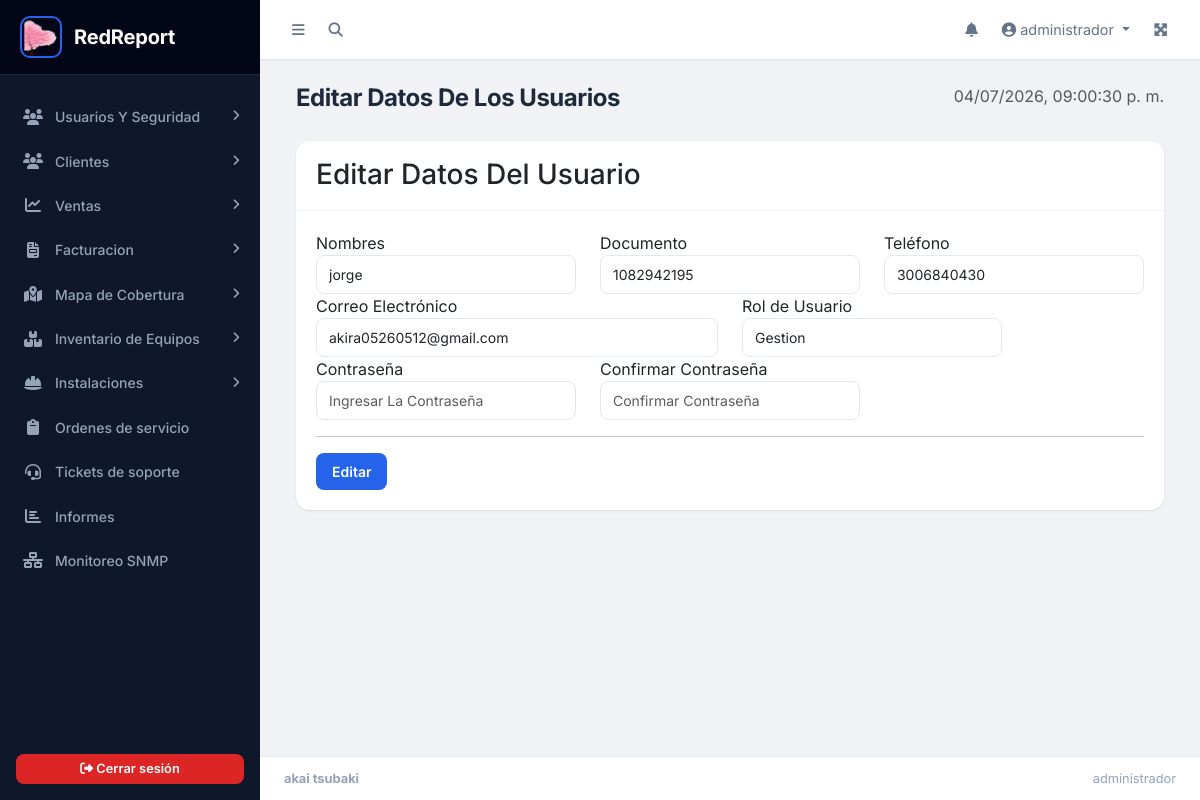
Page /usuarios/editar.php?id_usuario=3 (signed in) on the committed database.
### tables this page shows
CREATE TABLE `tb_usuarios` (
  `id_usuario` int(11) NOT NULL,
  `nombre` varchar(50) NOT NULL,
  `documento` varchar(50) NOT NULL,
  `telefono` varchar(50) NOT NULL,
  `email` varchar(100) NOT NULL,
  `password` varchar(255) NOT NULL,
  `id_rol` int(11) NOT NULL,
  `token_reset` varchar(255) NOT NULL,
  `token_expira` varchar(50) NOT NULL,
  `fh_creasion` datetime NOT NULL DEFAULT current_timestamp(),
  `intentos_fallidos` int(11) NOT NULL DEFAULT 0,
  `bloqueado_hasta` datetime DEFAULT NULL
);

CREATE TABLE `tb_rol` (
  `id_rol` int(11) NOT NULL,
  `nombre_rol` varchar(50) NOT NULL,
  `fh_creasion` datetime NOT NULL DEFAULT current_timestamp()
);

### usuarios/ver_usuarios_controles.php (called while the page is built, shortened)
<?php
include('../app/config/conexion.php');
$id_usuario_get = $_GET['id_usuario'] ?? null;
if ($id_usuario_get) {
    $sql_usuarios = "
        SELECT u.*, r.nombre_rol
        FROM tb_usuarios u
        JOIN tb_rol r ON u.id_rol = r.id_rol
        WHERE u.id_usuario = :id_usuario
    ";
    $query_usuarios = $pdo->prepare($sql_usuarios);
    $query_usuarios->execute([':id_usuario' => $id_usuario_get]);
    $usuarios_datos = $query_usuarios->fetch(PDO::FETCH_ASSOC);
    if ($usuarios_datos) {
        $nombre = $usuarios_datos['nombre'];
        $documento = $usuarios_datos['documento'];
        $telefono = $usuarios_datos['telefono'];
        $email = $usuarios_datos['email'];
        $id_rol = $usuarios_datos['id_rol'];
    } else {
        echo "Usuario no encontrado.";
        exit;
    }
    $sql_roles = "SELECT * FROM tb_rol";
    $query_roles = $pdo->prepare($sql_roles);
    $query_roles->execute();
    $roles_datos = $query_roles->fetchAll(PDO::FETCH_ASSOC);
} else {
    echo "ID de usuario no proporcionado.";
    exit;
}

### usuarios/editar.php (the view, shortened to what this page needs)
<?php
include('../sesion.php');
include('../parte1.php');
include('ver_usuarios_controles.php');
?>
<div class="content-wrapper">
  <div class="content-header">
    <div class="container-fluid">
      <div class="row mb-2">
        <div class="col-sm-6">
          <h1 class="m-0">Editar Datos De Los Usuarios</h1>
        </div>
        <div class="col-sm-6 text-end">
          <span id="fechaHora" class="text-muted"></span>
        </div>
      </div>
    </div>
  </div>
  <div class="content">
    <div class="container-fluid">
      <div class="row">
        <div class="col-md-12">
          <div class="card">
            <div class="card-header">
              <h3 class="card-title">Editar Datos Del Usuario</h3>
            </div>
            <div class="card-body">
              <form action="actualizar_usuarios_controles.php" method="POST">
                <div class="row">
                  <div class="col-md-4">
                    <div class="form-group">
                      <label>Nombres</label>
                      <input type="text" class="form-control" name="nombre" value="<?= htmlspecialchars($nombre) ?>" placeholder="Ingresar El Nombre Del Usuario" autocomplete="off" required>
                    </div>
                  </div>
                  <div class="col-md-4">
                    <div class="form-group">
                      <label>Documento</label>
                      <input type="text" class="form-control" name="documento" value="<?= htmlspecialchars($documento) ?>" placeholder="Ingresar El Documento Del Usuario" autocomplete="off" required>
                    </div>
                  </div>
                  <div class="col-md-4">
                    <div class="form-group">
                      <label>Teléfono</label>
                      <input type="text" class="form-control" name="telefono" value="<?= htmlspecialchars($telefono) ?>" placeholder="Ingresar El Teléfono Del Usuario" autocomplete="off" required>
                    </div>
                  </div>
                  <div class="col-md-6">
                    <div class="form-group">
                      <label>Correo Electrónico</label>
                      <input type="email" class="form-control" name="email" value="<?= htmlspecialchars($email) ?>" placeholder="Ingresar El Correo" autocomplete="off" required>
                    </div>
                  </div>
                  <div class="col-md-4">
                    <div class="form-group">
                      <label for="rol">Rol de Usuario</label>
                      <select name="id_rol" id="nombre_rol" class="form-control" required>
                        <?php foreach ($roles_datos as $rol_item): ?>
                          <option value="<?= $rol_item['id_rol'] ?>" <?= ($rol_item['id_rol'] == $id_rol) ? 'selected' : '' ?>>
                            <?= $rol_item['nombre_rol'] ?>
                          </option>
                        <?php endforeach; ?>
                      </select>
                    </div>
                  </div>
                  <div class="col-md-4">
                    <div class="form-group">
                      <label>Contraseña</label>
                      <input type="password" class="form-control" name="password" placeholder="Ingresar La Contraseña" autocomplete="new-password" required>
                    </div>
                  </div>
                  <div class="col-md-4">
                    <div class="form-group">
                      <label>Confirmar Contraseña</label>
                      <input type="password" class="form-control" name="confirmar" placeholder="Confirmar Contraseña" autocomplete="new-password" required>
                    </div>
                  </div>
                </div>
                <hr>
                <div class="form-group">
                  <button type="submit" class="btn btn-primary">Editar</button>
                </div>
              </form>
            </div>
          </div>
        </div>
      </div>
    </div>
  </div>
</div>
<?php include('../parte2.php'); ?>

### public/css/redreport.css (style rules this page uses)
:root { --sidebar-width: 260px; --sidebar-bg: #0f172a; --sidebar-hover: #1e293b; --sidebar-active: #2563eb; --sidebar-text: #94a3b8; --sidebar-text-hover: #f1f5f9; --sidebar-divider: #1e293b; --navbar-height: 60px; --body-bg: #f0f2f5; --card-shadow: 0 1px 3px rgba(0,0,0,0.06), 0 1px 2px rgba(0,0,0,0.04); --card-shadow-hover: 0 10px 40px rgba(0,0,0,0.08); --border-color: #e2e8f0; --text-primary: #1e293b; --text-secondary: #64748b; --text-muted: #94a3b8; --primary: #2563eb; --primary-dark: #1d4ed8; --success: #16a34a; --warning: #f59e0b; --danger: #dc2626; --info: #0891b2; --font-main: 'Inter', -apple-system, BlinkMacSystemFont, sans-serif; --transition: all 0.2s ease; }
* { box-sizing: border-box; }
body { font-family: var(--font-main); background: var(--body-bg); color: var(--text-primary); -webkit-font-smoothing: antialiased; -moz-osx-font-smoothing: grayscale; }
.content-wrapper { flex: 1; display: flex; flex-direction: column; min-width: 0; background: var(--body-bg); }
.content-header { padding: 1.5rem 1.5rem 0; }
.content-header h1 { font-size: 1.5rem; font-weight: 700; color: var(--text-primary); letter-spacing: -0.02em; }
.content { padding: 1.25rem 1.5rem 1.5rem; flex: 1; overflow-x: hidden; }
.card { border-radius: 14px; box-shadow: var(--card-shadow); margin-bottom: 1.25rem; border: none; background: #ffffff; transition: box-shadow 0.2s ease; }
.card-header { display: flex; align-items: center; justify-content: space-between; background: transparent; border-bottom: 1px solid #f1f5f9; font-weight: 600; padding: 1.1rem 1.25rem; font-size: 0.95rem; }
.card-header .card-title { margin-bottom: 0; }
.card-body { padding: 1.25rem; }
.btn { border-radius: 8px; font-weight: 600; font-size: 0.875rem; padding: 0.5rem 1rem; transition: var(--transition); border: none; }
.btn-primary { background: var(--primary); }
.form-control, .form-select { border-radius: 8px; border: 1px solid var(--border-color); padding: 0.5rem 0.75rem; font-size: 0.875rem; transition: var(--transition); }

### parte1.php (style rules this page uses)
body { font-family: 'Inter', sans-serif; }

### rows in the picture
tb_usuarios: nombre "jorge", documento "1082942195", telefono "3006840430", email "akira05260512@gmail.com", id_rol "Gestion"

### other values in the picture
APP_NAME "RedReport"
$_SESSION['usuario'] "administrador"
